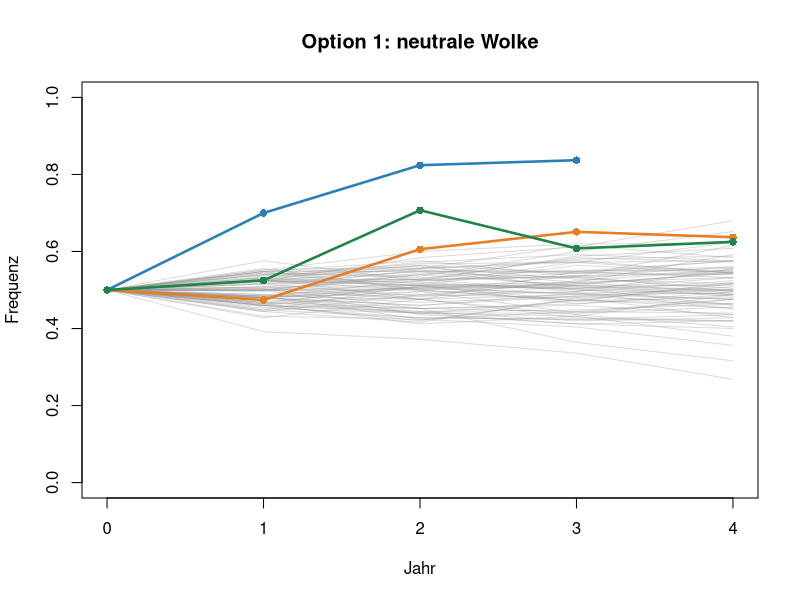
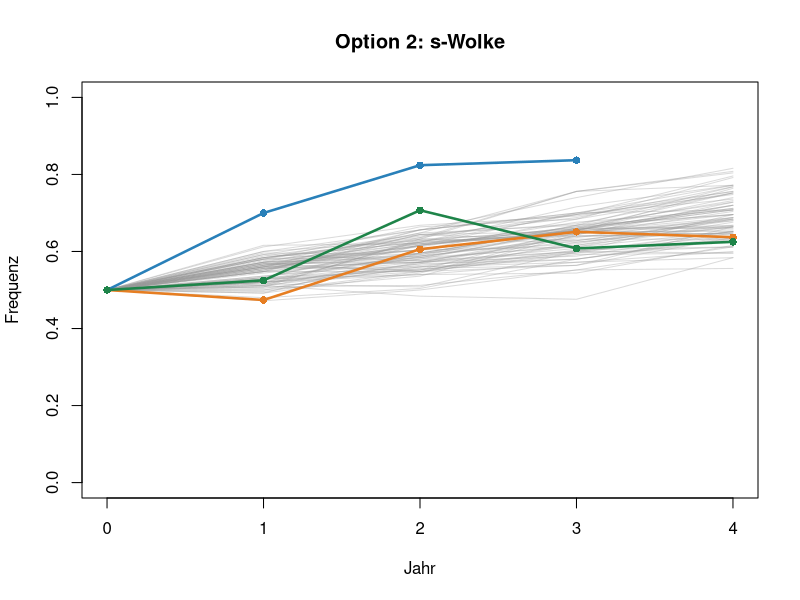
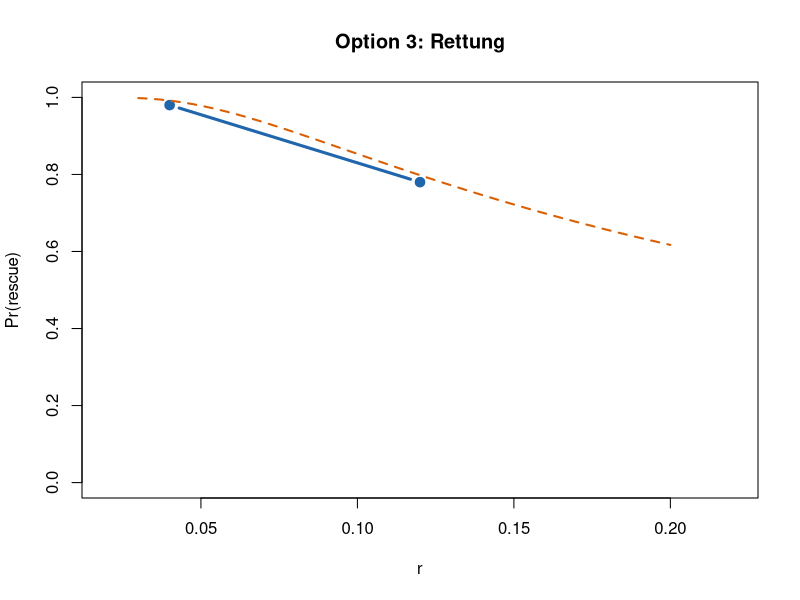

The R source for these figures, in order:
## ---- chunk 1
selection_step_haploid <- function(p, s) {
  p * (1 + s) / (1 + p * s)
}

wf_step <- function(p, s, N) {
  p_sel <- selection_step_haploid(p, s)
  if (p_sel <= 0) return(0)
  if (p_sel >= 1) return(1)
  rbinom(1, N, p_sel) / N
}

simulate_wf <- function(p0, s, N, generations = 4) {
  p <- numeric(generations + 1)
  p[1] <- p0
  for (t in seq_len(generations)) {
    p[t + 1] <- wf_step(p[t], s, N)
  }
  data.frame(generation = 0:generations, p = p)
}

ponds <- read.csv("../week-09/data/pond-chrxi.csv")
pond_col <- c("2" = "#e67e22", "7" = "#2980b9", "14" = "#1e8449")

p_rescue_approx <- function(N0, r, s, U) {
  1 - exp(-2 * N0 * U * s / pmax(r, 1e-12))
}

one_rescue_run <- function(N0, r, s, U, max_gen = 180) {
  n_wt <- N0
  n_mut <- 0
  established <- FALSE
  N <- numeric(max_gen + 1)
  N[1] <- N0
  u <- min(1, max(0, 2 * s))
  for (t in seq_len(max_gen)) {
    if (!established && n_wt >= 1) {
      n_new <- rpois(1, lambda = U * n_wt)
      if (n_new > 0 && any(runif(n_new) < u)) {
        established <- TRUE
        n_mut <- 1
      }
    }
    n_wt <- n_wt * (1 - r)
    if (n_wt < 1) n_wt <- 0
    if (established) n_mut <- n_mut * (1 + s)
    tot <- n_wt + n_mut
    N[t + 1] <- tot
    if (!established && n_wt < 1) {
      if (t < max_gen) N[(t + 2):(max_gen + 1)] <- 0
      break
    }
  }
  list(rescued = established && (n_wt + n_mut) >= 1,
       N = pmax(N, 0), generation = 0:max_gen)
}

rescue_rate <- function(N0, r, s, U, n_reps = 80, max_gen = 160) {
  mean(replicate(n_reps, one_rescue_run(N0, r, s, U, max_gen)$rescued))
}
## ---- chunk 2
set.seed(11)
N <- 250
n_sims <- 80
plot(NA, xlim = c(0, 4), ylim = c(0, 1),
     xlab = "Jahr", ylab = "Frequenz",
     main = "Option 1: neutrale Wolke")
for (i in seq_len(n_sims)) {
  sim <- simulate_wf(0.5, s = 0, N, 4)
  lines(sim$generation, sim$p, col = adjustcolor("grey60", 0.35))
}
for (id in unique(ponds$pond)) {
  d <- ponds[ponds$pond == id, ]
  lines(d$year, d$p, lwd = 2.5, col = pond_col[as.character(id)])
  points(d$year, d$p, pch = 16, col = pond_col[as.character(id)])
}
## ---- chunk 3
set.seed(11)
N <- 250
s <- 0.2
n_sims <- 80
plot(NA, xlim = c(0, 4), ylim = c(0, 1),
     xlab = "Jahr", ylab = "Frequenz",
     main = "Option 2: s-Wolke")
for (i in seq_len(n_sims)) {
  sim <- simulate_wf(0.5, s, N, 4)
  lines(sim$generation, sim$p, col = adjustcolor("grey60", 0.35))
}
for (id in unique(ponds$pond)) {
  d <- ponds[ponds$pond == id, ]
  lines(d$year, d$p, lwd = 2.5, col = pond_col[as.character(id)])
  points(d$year, d$p, pch = 16, col = pond_col[as.character(id)])
}
## ---- chunk 4
set.seed(11)
N0 <- 8e4
s <- 0.08
U <- 1.5e-5
r_values <- c(0.04, 0.12)
n_reps <- 50
p_hat <- numeric(length(r_values))
for (i in seq_along(r_values)) {
  p_hat[i] <- rescue_rate(N0, r_values[i], s, U, n_reps = n_reps)
}
plot(r_values, p_hat, type = "b", pch = 19, lwd = 3, col = "#2166ac",
     xlim = c(0.02, 0.22), ylim = c(0, 1),
     xlab = "r", ylab = "Pr(rescue)",
     main = "Option 3: Rettung")
r_line <- seq(0.03, 0.20, length.out = 50)
lines(r_line, p_rescue_approx(N0, r_line, s, U),
      lwd = 2, lty = 2, col = "#d95f02")
